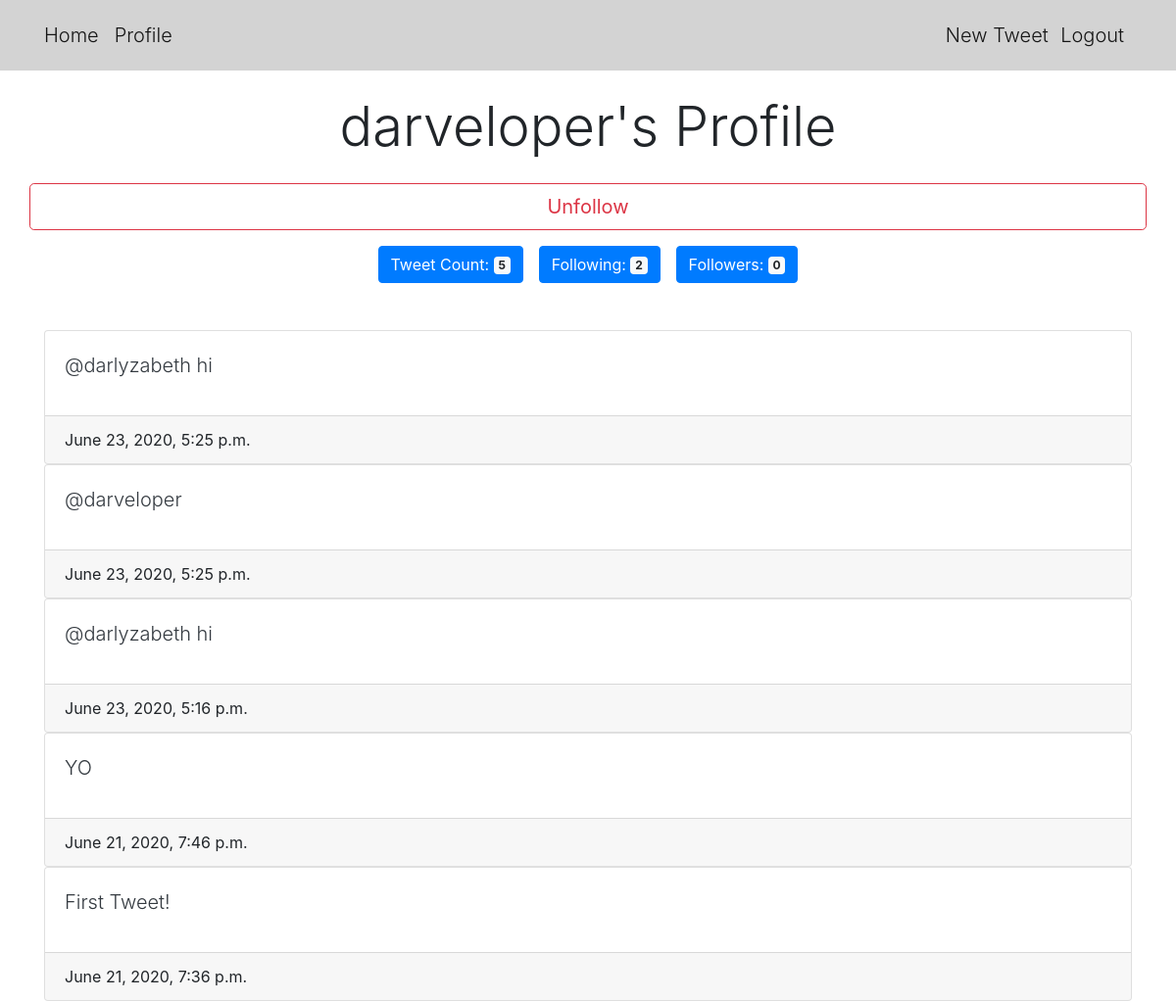
Before: /user/1 (signed in) with the older database file.
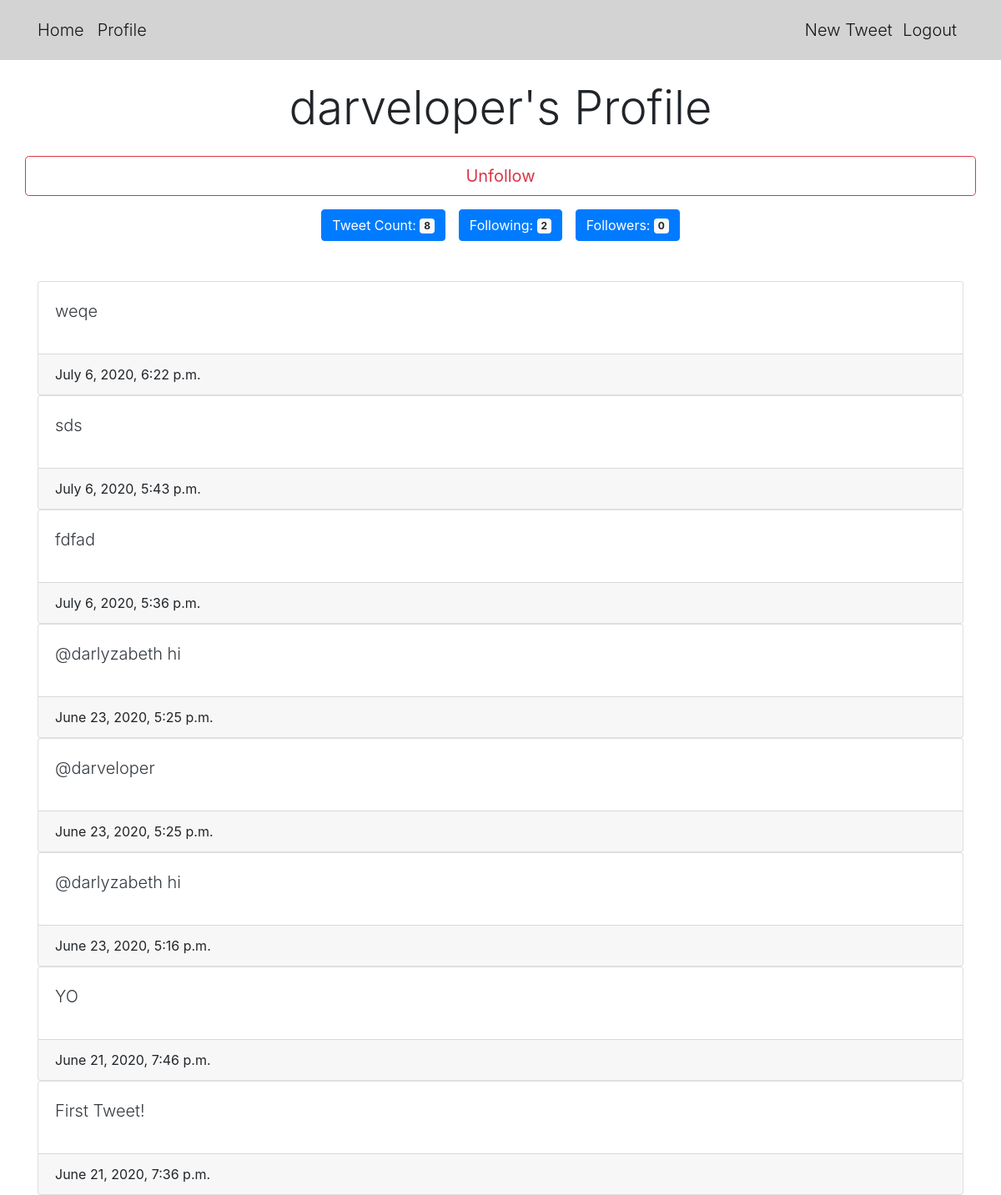
After: the same page with the newer database file.
### tweet/models.py (models this page shows)
class Tweet(models.Model):
    author = models.ForeignKey(CustomUser, default=None, on_delete=models.CASCADE)
    text = models.CharField(max_length=140)
    post_date = models.DateTimeField(default=timezone.now)
    def __str__(self):
        return self.text

### twitteruser/views.py (the view)
# urls.py: path('user/<int:user_id>', user_view),
def user_view(request, user_id):
    user = CustomUser.objects.get(id=user_id)
    tweets = Tweet.objects.filter(author=user).order_by("-post_date")
    logged_in_user = CustomUser.objects.get(id=request.user.id)
    is_following = logged_in_user.following.filter(id=user_id).exists()
    is_follower = logged_in_user.followers.all()
    return render(request, 'userpage.html', {
        'user': user,
        'tweets': tweets,
        'is_following': is_following,
        'is_follower': is_follower
    })

### twitteruser/models.py (called while the page is built)
    @property
    def is_active(self):
        return self.active

### twitteruser/templates/userpage.html
{% extends 'base.html' %}
{% block content %}
<div class="container-fluid">
    <h1 class="text-center display-4 mt-4 mb-4">{{user.username}}'s Profile</h1>
    {% if user.id != request.user.id %}
        {% if not is_following %}
            <a class="follow-link" href="/follow/{{user.id}}"><button class="btn btn-outline-success btn-lg btn-block mb-3">Follow</button></a>
        {% else %}
            <a class="follow-link" href="/unfollow/{{user.id}}"><button class="btn btn-outline-danger btn-lg btn-block mb-3">Unfollow</button></a>
        {% endif %}
    {% endif %}
    <div class="d-flex justify-content-center mb-5">
        <button type="button" class="btn btn-primary mx-2">
            Tweet Count: <span class="badge badge-light">{{tweets|length}}</span>
        </button>
        <button type="button" class="btn btn-primary mx-2">
            Following: <span class="badge badge-light">{{user.following.count}}</span>
        </button>
        <button type="button" class="btn btn-primary mx-2">
            Followers: <span class="badge badge-light">{{user.followers.count}}</span>
        </button>
    </div>
    <div class="container-fluid">
        {% for tweet in tweets %}
        <div class="card">
            <div class="card-body">
                <p><a class="lead text-dark" href='/tweet/{{tweet.id}}'>{{tweet}}</a></p>
            </div>
            <div class="card-footer">
                <span class="">{{tweet.post_date}}</span>
            </div>
        </div>
        {% endfor %}
    </div>
</div>
{% endblock %}

Changed rows visible on the page:
added Tweet: text "weqe", post_date "July 6, 2020, 6:22 p.m."
added Tweet: text "sds", post_date "July 6, 2020, 5:43 p.m."
added Tweet: text "fdfad", post_date "July 6, 2020, 5:36 p.m."
Other visible differences:
{{ tweets|length }}: "5" → "8"
